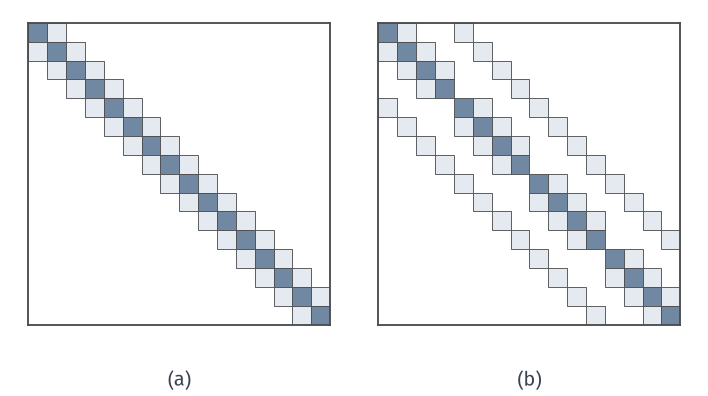

Generate this figure with Python:
from pathlib import Path
import sys
HERE = Path(__file__).resolve().parent
sys.path.insert(0, str(HERE.parent/"pdenum-common"))
from pdenum_fig import *
# Nonzero patterns: 1D three-point matrix and 2D five-point matrix on 4x4 interior points.
def lap2(m):
    I = np.eye(m); T = 2*I-np.eye(m, k=1)-np.eye(m, k=-1)
    return np.kron(I, T)+np.kron(T, I)
A1 = lap1d(17)*(1/17)**2; A2 = lap2(4)
fig, axes = figure(width_mm=100, height_mm=56, ncols=2)
panel(fig, left=.04, right=.96, wspace=.16, bottom=.14, top=.98)
for ax, A in zip(axes, (A1, A2)):
    n = A.shape[0]
    for i in range(n):
        for j in range(n):
            if A[i, j] != 0:
                c = BLUE if i == j else BLUE_FILL
                ax.add_patch(__import__('matplotlib').patches.Rectangle((j, n-1-i), 1, 1, fc=c, ec=STROKE, lw=.35))
    ax.set_xlim(0, n); ax.set_ylim(0, n); ax.set_aspect('equal'); ax.set_xticks([]); ax.set_yticks([])
    for s in ('top', 'right'): ax.spines[s].set_visible(True)
tags(fig, axes)
save(fig, HERE, 'figure', {'nnz_1d': int(np.count_nonzero(A1)), 'nnz_2d': int(np.count_nonzero(A2))})
print(np.count_nonzero(A1), np.count_nonzero(A2), np.linalg.eigvalsh(A2)[[0,-1]])
